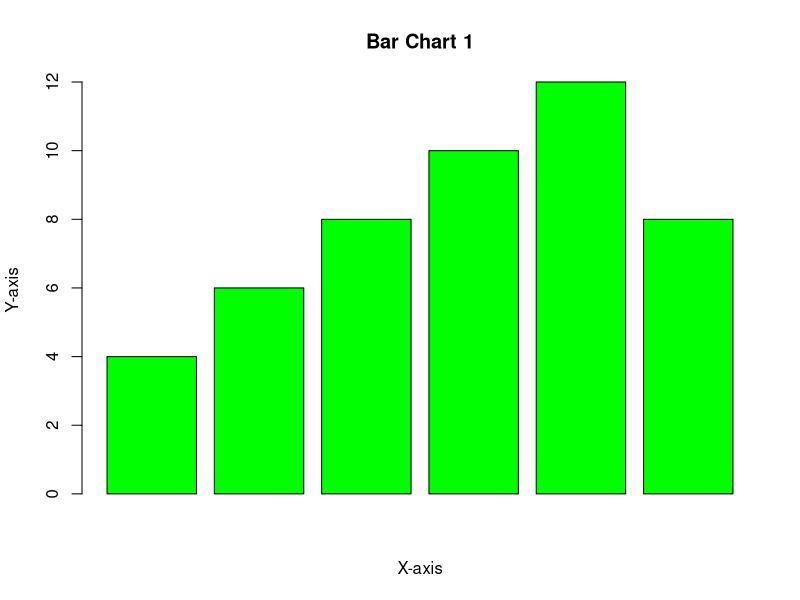
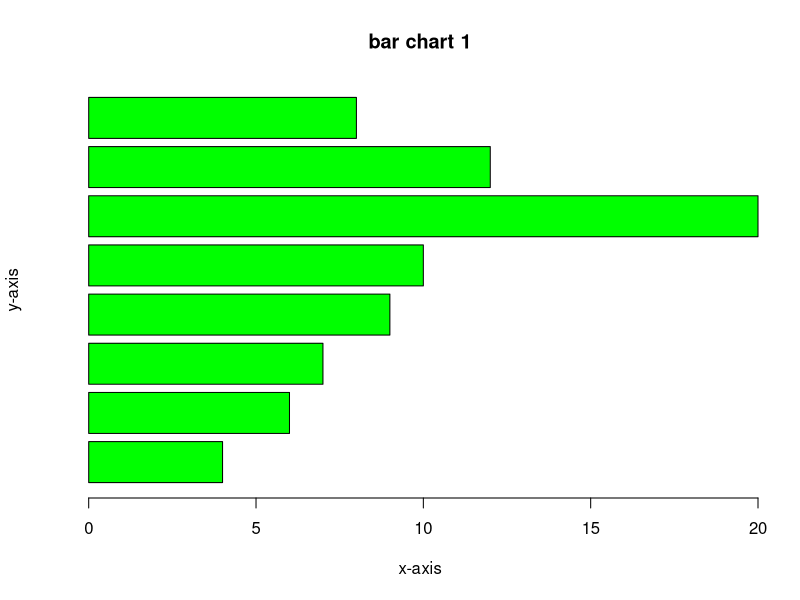
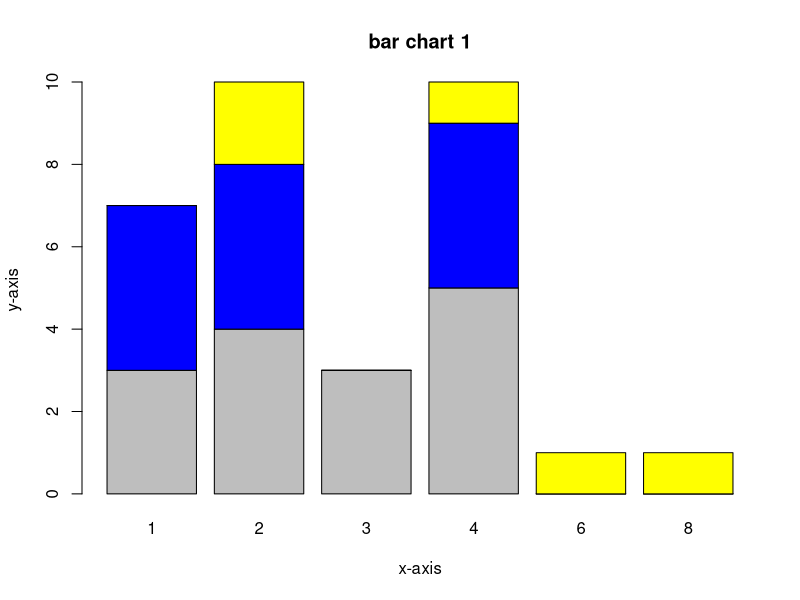
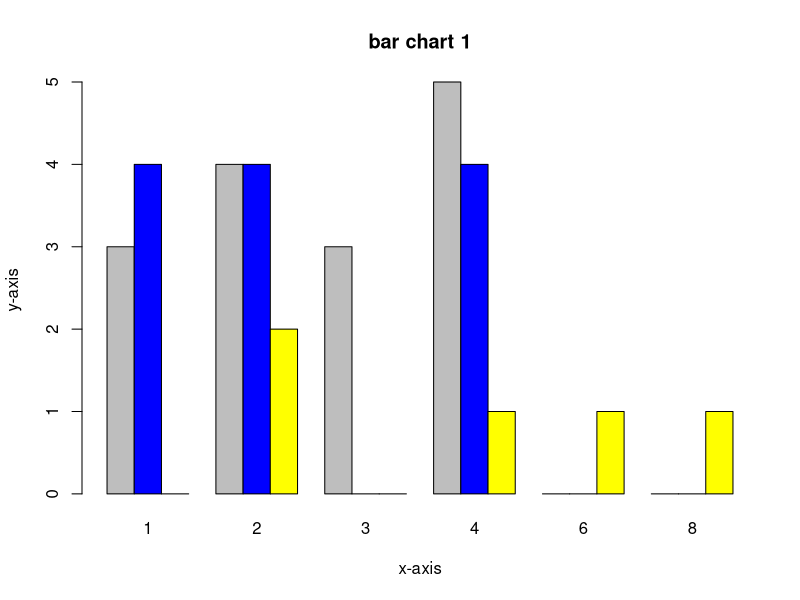
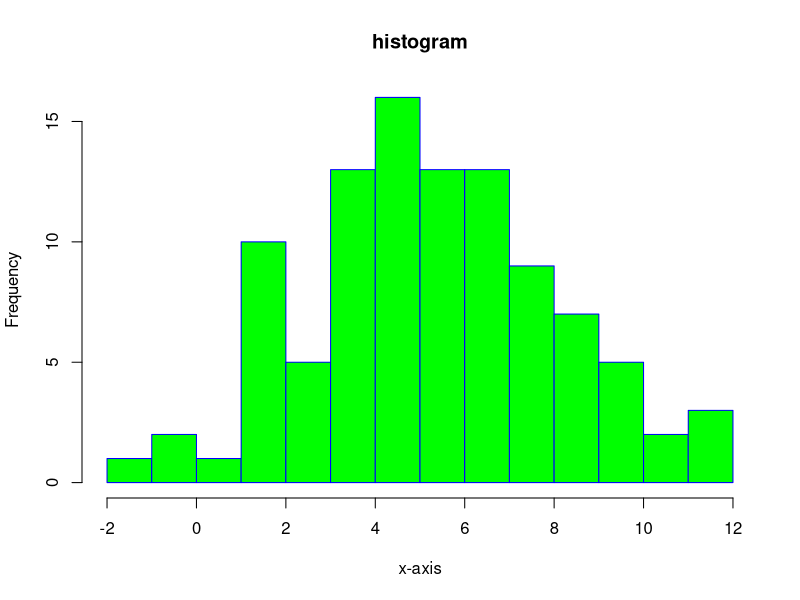
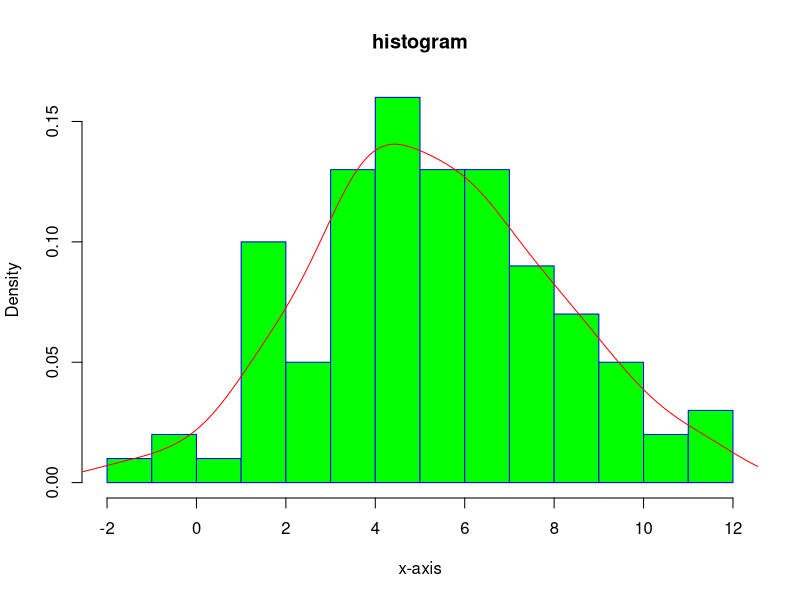
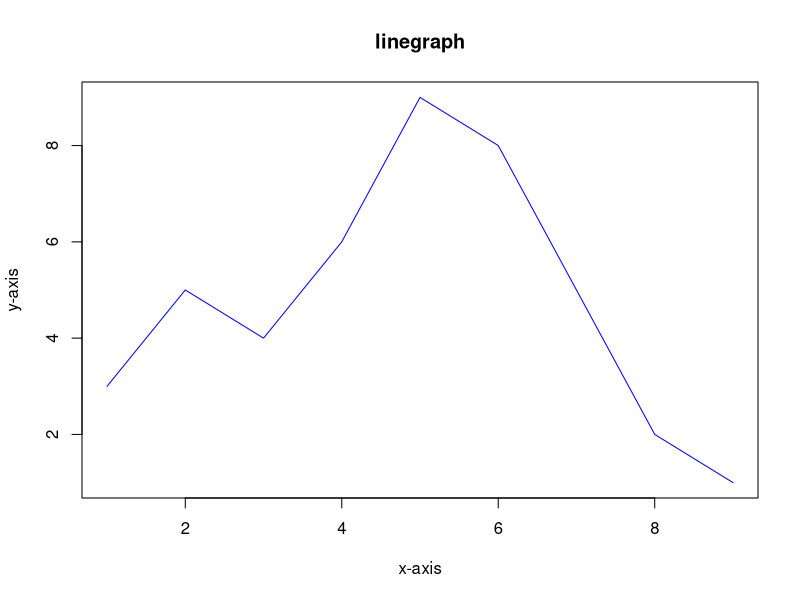
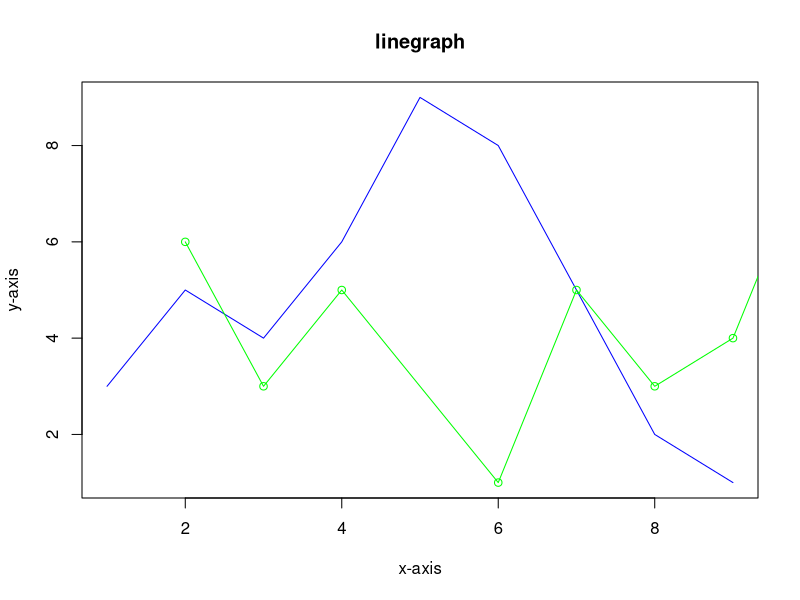

Reproduce these figures in R, in order.
# Gráfico de barras e histograma
data <- c(4,6,8,10,12,8)
barplot(data,xlab = "X-axis",ylab = "Y-axis",main = "Bar Chart 1", col = "green")

# Exportar el grafico como imagen
png(filename = "barchart.png", width = 800, height = 600)
barplot(data, xlab="x-axis", ylab="y-axis", main="bar chart 1", col="green")
dev.off()

# Grafica de barras horizontal
data <- c(4, 6, 7, 9, 10, 20, 12, 8)
barplot(data, xlab="x-axis", ylab="y-axis", main="bar chart 1",col = "green",horiz = TRUE)

# Diagrama de barras apiladas
data("mtcars")
data<-table(mtcars$gear,mtcars$carb)
data

barplot(data, xlab="x-axis", ylab="y-axis", main="bar chart 1", col=c("grey", "blue", "yellow"))

# Un gráfico de barras agrupadas
barplot(data, xlab="x-axis", ylab="y-axis", main="bar chart 1", col=c("grey", "blue", "yellow"),beside=TRUE)



# Histogramas
set.seed(123)
data1 <- rnorm(100, mean=5, sd=3)
hist(data1, main="histogram", xlab="x-axis", col="green",border="blue", breaks=10)


# Graficar un histograma con una línea de densidad
hist(data1, main="histogram", xlab="x-axis", col="green", border="blue", breaks=10,freq=FALSE)
lines(density(data1), col="red")

# Gráfico de líneas y gráfico circular
x <- c(1, 2, 3, 4, 5, 6, 8, 9)
y <- c(3, 5, 4, 6, 9, 8, 2, 1)
plot(x, y, type="l", xlab="x-axis", ylab="y-axis", main="linegraph", col="blue")

# Grafico de lineas multiple
x.1 <- c(2, 3, 4, 6, 7, 8, 9, 10)
y.1 <- c(6, 3, 5, 1, 5, 3, 4, 8)
plot(x, y, type="l", xlab="x-axis", ylab="y-axis", main="linegraph", col="blue")
lines(x.1, y.1, type="o", col="green")# type = "o" te dará un gráfico de líneas con un punto
